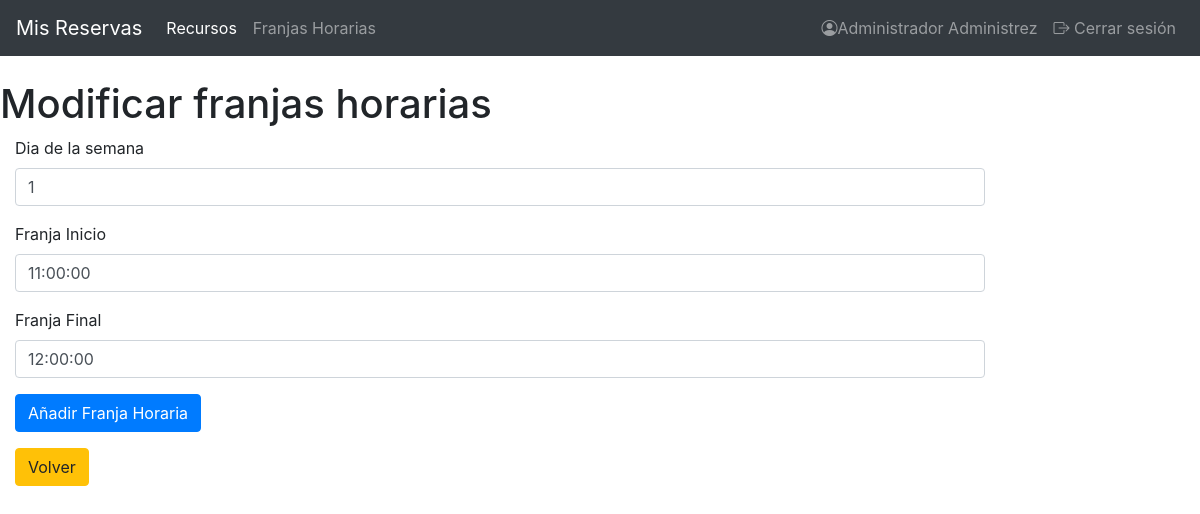
The page /index.php?controller=TimeTableController&action=formularioModificarTimeTable&id=1 (signed in) on the database its author committed.
### tables this page shows
CREATE TABLE IF NOT EXISTS `timeslots` (
  `id` int(10) UNSIGNED NOT NULL AUTO_INCREMENT,
  `dayOfWeek` int(11) NOT NULL,
  `starTime` time NOT NULL,
  `endTime` time NOT NULL,
  PRIMARY KEY (`id`)
);

### view.php (called while the page is built)
<?php
class View
{
	public function show($viewName, $data = null)
	{
		include("views/header.php");
		include("views/$viewName.php");
		include("views/footer.php");
	}
}

### index.php (called while the page is built, shortened)
<?php
if (!isset($_REQUEST['action'])) {
        $action = "showLoginForm";
    } else {
        $action = $_REQUEST['action'];
    }
$controller = new $controller();
$controller->$action();

### models/DB.php (called while the page is built, shortened)
<?php
class DB {
    private $db;
    public function __construct() {
        $this->db = new mysqli(DB_HOST, DB_USER, DB_PASSWORD, DB_NAME);
    }
    public function consulta($sql) {
        $arrayResult = array();
        if ($result = $this->db->query($sql)) {
            while($fila = $result->fetch_object()) {
                $arrayResult[] = $fila;
            }
        } else {
            $arrayResult = null;
        }
        return $arrayResult;
    }
}

### models/timeTable.php (called while the page is built, shortened)
<?php
    include_once("DB.php");
    class TimeTable {
        private $db;
        public function __construct() {
            $this->db = new DB;
        }
        public function get($id) {
            $result = $this->db->consulta("SELECT * FROM timeslots WHERE timeslots.id = '$id'");
            return $result;
        }
    }

### views/timeTable/formularioModificarTimeTable.php (the view, shortened to what this page needs)
<?php
$timeTable = $data['timeTable'][0];
echo "<h1>Modificar franjas horarias</h1>";
echo"<form action = 'index.php' method = 'POST' enctype='multipart/form-data'>
        <div class='col-10'>
                <div class='form-group'>
                <input type='hidden' name='id' value='$timeTable->id'>
                <label for='name2'>Dia de la semana</label>
                <input type='text' name='dayOfWeek' value='$timeTable->dayOfWeek' class='form-control' id='name2' aria-describedby='emailHelp' placeholder='1,2,3,4,5'>
                </div>
                <div class='form-group'>
                <label for='desc'>Franja Inicio</label>
                <input <input type='text' name='starTime' value='$timeTable->starTime' class='form-control' id='desc' placeholder='10:00:00'>
                </div>
                <div class='form-group'>
                <label for='local'>Franja Final</label>
                <input input type='text' name='endTime' value='$timeTable->endTime' class='form-control' id='local' placeholder='11:00:00'>
                </div>
                <div class='form-group'>
                <input type='hidden' name='action' value='modificarTimeTable'>
                <input type='hidden' name='controller' value='TimeTableController'>
                <button type='submit' class='btn btn-primary'>Añadir Franja Horaria</button>
                </div>
                <p><a href='index.php?controller=TimeTableController&action=mostrarTimeTable' class='btn btn-warning'>Volver</a></p>
        </div>
</form>";
?>

### rows shown on the page
timeslots: dayOfWeek "1", starTime "11:00:00", endTime "12:00:00"

### other values the page prints
$_SESSION['realname'] "Administrador Administrez"
